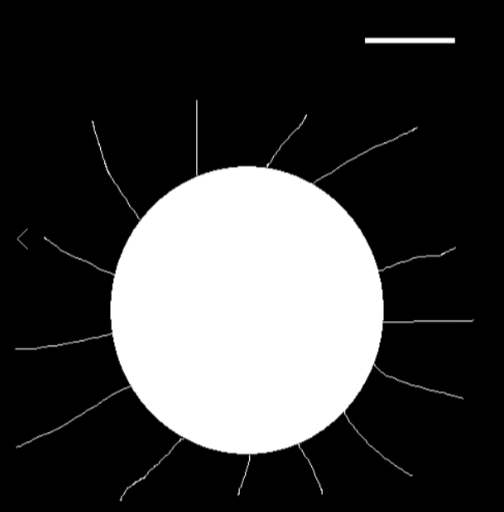
#> input picture opencv/assets/sun.png, 504 x 512 px
$ python 12-morphology_gradient.py
#> lines starting #> are read from the running program, lines starting #| are printed output that depends on the picture
import cv2
import numpy as np

img = cv2.imread('assets/sun.png', cv2.IMREAD_GRAYSCALE)
#> img is the input picture: shape (512, 504); min 0, max 255, mean 62.6

# 形态学梯度 = 膨胀 - 腐蚀
kernel = np.ones((3, 3), np.uint8)
img_gradient = cv2.morphologyEx(img, cv2.MORPH_GRADIENT, kernel, iterations=1)
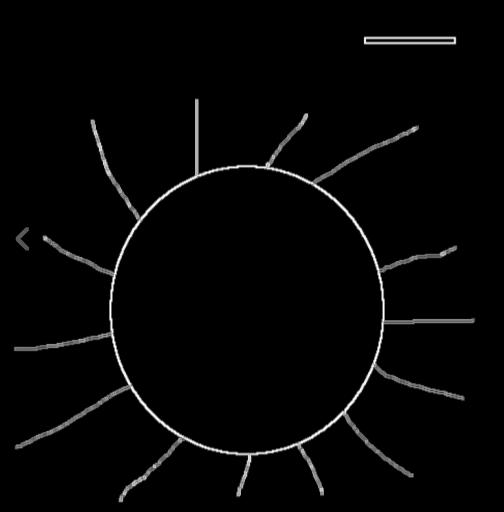
#> img_gradient: shape (512, 504); min 0, max 255, mean 5.4
cv2.imwrite('assets/output/sun_morphology_gradient.png', img_gradient)
